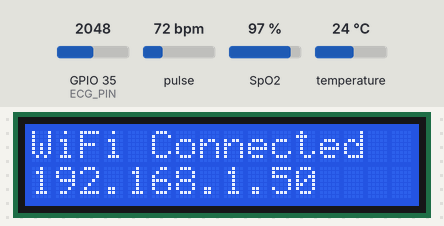
Recording of a sketch running on a simulated ESP32. Parts: 16×2 character LCD. The inputs (shaded band) are chosen by the test bench; at power-on: pulse 72 bpm, temperature 24 °C, SpO2 97 %, GPIO 35 (ECG_PIN) = 2048. WiFi joins after 1.5 s; servers stay silent unless stated; what the sketch prints to the serial monitor is not drawn.

Above: at 2.8 s.
2.9 s: pulse set to 42 bpm
At 4.2 s:
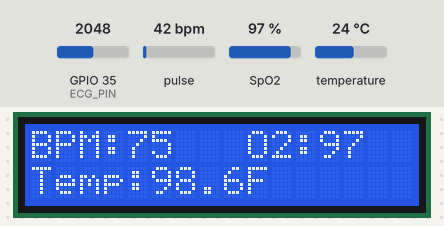
4.5 s: temperature set to 28 °C
At 6.6 s:
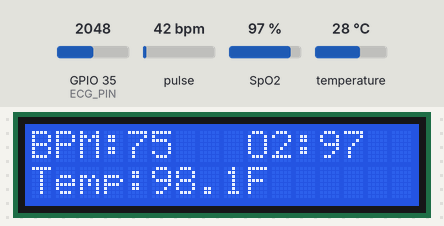
9.7 s: SpO2 set to 85 %
At 12.3 s:
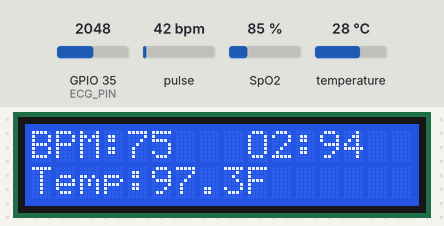
14.9 s: temperature set to 41 °C
At 19.0 s:
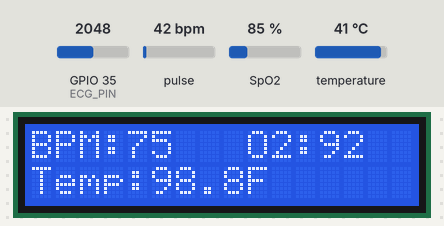
19.3 s: pulse set to 70 bpm
At 21.4 s:
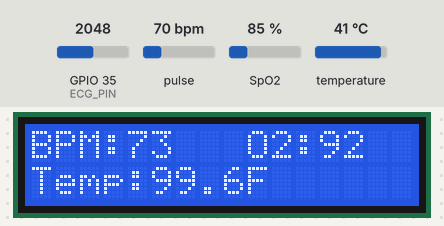
24.5 s: temperature set to 12 °C
At 27.1 s:
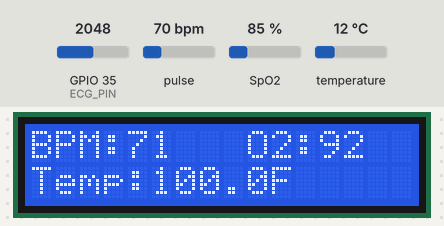
Timing chart, 0 to 28.6 s (numbered marks = the images above; inputs shaded):
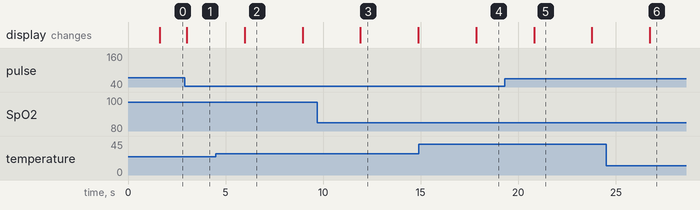

Measured:
- after the input at 2.9 s, the display: changes after 0.12 s (image 1)
- after the input at 4.5 s, the display: changes after 1.5 s (image 2)
- after the input at 14.9 s, the display: changes after 2.9 s (image 4)
- what the display in image 2 shows lasts 3.0 s, from 6.0 s to 9.0 s

The sketch:

BIO_TELEMETRY_FINAL.ino
```cpp
#include <Wire.h>
#include "MAX30105.h"
#include "spo2_algorithm.h"
#include <OneWire.h>
#include <DallasTemperature.h>
#include <LiquidCrystal_I2C.h>
#include <WiFi.h>
#include <WebServer.h>

LiquidCrystal_I2C lcd(0x27, 16, 2);

MAX30105 particleSensor;

#define BUFFER_SIZE 40
uint32_t irBuffer[BUFFER_SIZE];
uint32_t redBuffer[BUFFER_SIZE];

int32_t spo2;
int8_t validSPO2;
int32_t heartRate;
int8_t validHeartRate;

#define ONE_WIRE_BUS 4
OneWire oneWire(ONE_WIRE_BUS);
DallasTemperature sensors(&oneWire);

float avgBPM = 75;
float avgSpO2 = 98;
float avgTempF = 98.6;

#define ECG_PIN 35
const int ECG_BUFFER_SIZE = 300;

int ecgBuf[ECG_BUFFER_SIZE];
int ecgIdx = 0;

bool fingerDetected = false;

WebServer server(80);

const char* ssid = "ASA";
const char* password = "123456798";

int smoothECG(int raw) {
  static float filtered = 2048;

  filtered = (0.88 * filtered) + (0.12 * raw);

  int centered = filtered - 2048;

  centered *= 1.8;

  int amplified = 2048 + centered;

  amplified = constrain(amplified, 0, 4095);

  return amplified;
}

void handleRoot() {

  String html = R"rawliteral(
<!DOCTYPE html>
<html lang="en">
<head>
<meta charset="UTF-8">
<meta name="viewport" content="width=device-width, initial-scale=1.0">
<title>Live Health Monitor</title>

<style>
@import url('https://fonts.googleapis.com/css2?family=Orbitron:wght@400;700&display=swap');

body{
background:#090b1a;
font-family:'Orbitron',sans-serif;
color:#00ffee;
margin:0;
padding:20px;
text-align:center;
}

h1{
font-size:3rem;
color:#ff0088;
text-shadow:0 0 25px #ff0088;
margin-bottom:25px;
}

.container{
max-width:1150px;
margin:auto;
}

.cards{
display:flex;
justify-content:center;
gap:30px;
flex-wrap:wrap;
margin-bottom:25px;
}

.card{
background:rgba(255,255,255,0.06);
padding:25px;
border-radius:22px;
min-width:220px;
box-shadow:0 0 28px rgba(0,255,255,0.2);
}

.label{
font-size:1.3rem;
color:#ffcc00;
}

.value{
font-size:4.7rem;
font-weight:bold;
margin-top:10px;
text-shadow:0 0 22px currentColor;
}

.bpm{
color:#00ff66;
}

.spo2{
color:#00bbff;
}

.temp{
color:#ff8800;
}

.status{
margin:20px auto;
padding:15px 35px;
display:inline-block;
border-radius:50px;
font-size:1.7rem;
box-shadow:0 0 20px currentColor;
}

canvas{
background:#101427;
border-radius:20px;
border:2px solid #ff0088;
box-shadow:0 0 45px rgba(255,0,136,0.5);
margin-top:20px;
}

</style>
</head>

<body>

<div class="container">

<h1>LIVE HEALTH MONITOR</h1>

<div class="cards">

<div class="card">
<div class="label">HEART RATE</div>
<div id="bpm" class="value bpm">--</div>
<div>BPM</div>
</div>

<div class="card">
<div class="label">SpO₂</div>
<div id="spo2" class="value spo2">--</div>
<div>%</div>
</div>

<div class="card">
<div class="label">TEMPERATURE</div>
<div id="temp" class="value temp">--</div>
<div>°F</div>
</div>

</div>

<div id="fingerStatus" class="status"></div>

<canvas id="ecgCanvas" width="1050" height="340"></canvas>

</div>

<script>

let ecgData = new Array(300).fill(2048);

function drawECG(data){

const canvas = document.getElementById('ecgCanvas');
const ctx = canvas.getContext('2d');

ctx.clearRect(0,0,canvas.width,canvas.height);

ctx.strokeStyle='#1b1f38';
ctx.lineWidth=1;

for(let x=0;x<=canvas.width;x+=40){
ctx.beginPath();
ctx.moveTo(x,0);
ctx.lineTo(x,canvas.height);
ctx.stroke();
}

for(let y=0;y<=canvas.height;y+=35){
ctx.beginPath();
ctx.moveTo(0,y);
ctx.lineTo(canvas.width,y);
ctx.stroke();
}

ctx.strokeStyle='#00ffee';
ctx.lineWidth=4;
ctx.shadowBlur=30;
ctx.shadowColor='#00ffee';

ctx.beginPath();

for(let i=0;i<data.length;i++){

let x=(i/(data.length-1))*canvas.width;

let y=canvas.height-(data[i]/4095)*canvas.height*0.92;

if(i===0) ctx.moveTo(x,y);
else ctx.lineTo(x,y);

}

ctx.stroke();

}

function updateData(){

fetch('/data')
.then(response=>response.json())
.then(data=>{

document.getElementById('temp').textContent=data.temp;

if(data.finger==="Yes"){

document.getElementById('bpm').textContent=data.bpm;
document.getElementById('spo2').textContent=data.spo2;

const status=document.getElementById('fingerStatus');

status.innerHTML='FINGER DETECTED';
status.style.background='rgba(0,255,120,0.2)';
status.style.color='#00ff88';

}
else{

document.getElementById('bpm').textContent='---';
document.getElementById('spo2').textContent='---';

const status=document.getElementById('fingerStatus');

status.innerHTML='NO FINGER';
status.style.background='rgba(255,0,0,0.2)';
status.style.color='#ff6666';

}

ecgData=data.ecgData;

drawECG(ecgData);

});

}

setInterval(updateData,250);

window.onload=updateData;

</script>

</body>
</html>
)rawliteral";

  server.send(200, "text/html", html);
}

void handleData() {

  String json = "{";

  json += "\"bpm\":" + String((int)avgBPM) + ",";
  json += "\"spo2\":" + String((int)avgSpO2) + ",";
  json += "\"temp\":" + String(avgTempF, 1) + ",";
  json += "\"finger\":\"" + String(fingerDetected ? "Yes" : "No") + "\",";
  json += "\"ecgData\":[";

  for (int i = 0; i < ECG_BUFFER_SIZE; i++) {

    int idx = (ecgIdx + i) % ECG_BUFFER_SIZE;

    json += String(ecgBuf[idx]);

    if (i < ECG_BUFFER_SIZE - 1) json += ",";

  }

  json += "]}";

  server.send(200, "application/json", json);
}

void setup() {

  Serial.begin(115200);

  Wire.begin(21, 22);

  lcd.init();
  lcd.backlight();

  if (!particleSensor.begin(Wire, I2C_SPEED_STANDARD)) {

    lcd.print("MAX30102 Error");

    while (1);

  }

  particleSensor.setup();

  particleSensor.setPulseAmplitudeRed(0x2F);
  particleSensor.setPulseAmplitudeIR(0x2F);

  sensors.begin();

  lcd.clear();
  lcd.setCursor(0, 0);
  lcd.print("Connecting WiFi");

  WiFi.begin(ssid, password);

  while (WiFi.status() != WL_CONNECTED) {

    delay(500);

  }

  lcd.clear();
  lcd.setCursor(0, 0);
  lcd.print("WiFi Connected");

  lcd.setCursor(0, 1);
  lcd.print(WiFi.localIP());

  Serial.println();
  Serial.println("================================");
  Serial.print("IP Address: ");
  Serial.println(WiFi.localIP());
  Serial.println("================================");

  server.on("/", handleRoot);
  server.on("/data", handleData);

  server.begin();
}

void loop() {

  server.handleClient();

  sensors.requestTemperatures();

  float tempC = sensors.getTempCByIndex(0);

  float tempF = (tempC * 9.0 / 5.0) + 32.0;

  if (tempF < 80 || tempF > 120) tempF = avgTempF;

  tempF = constrain(tempF, 97.0, 100.4);

  avgTempF = (0.7 * avgTempF) + (0.3 * tempF);

  uint32_t irValue = particleSensor.getIR();

  if (irValue > 70000) {

    for (byte i = 0; i < BUFFER_SIZE; i++) {

      while (!particleSensor.available()) {
        particleSensor.check();
        server.handleClient();
      }

      redBuffer[i] = particleSensor.getRed();
      irBuffer[i] = particleSensor.getIR();

      particleSensor.nextSample();
    }

    maxim_heart_rate_and_oxygen_saturation(
      irBuffer,
      BUFFER_SIZE,
      redBuffer,
      &spo2,
      &validSPO2,
      &heartRate,
      &validHeartRate
    );

    if (validHeartRate && heartRate > 50 && heartRate < 150) {

      heartRate = constrain(heartRate, 60, 110);

      avgBPM = (0.75 * avgBPM) + (0.25 * heartRate);
    }

    if (validSPO2 && spo2 > 80 && spo2 <= 100) {

      spo2 = constrain(spo2, 92, 100);

      avgSpO2 = (0.75 * avgSpO2) + (0.25 * spo2);
    }
  }

  fingerDetected = (irValue > 70000);

  for (int s = 0; s < 80; s++) {

    int rawECG = analogRead(ECG_PIN);

    int processedECG = smoothECG(rawECG);

    ecgBuf[ecgIdx] = processedECG;

    ecgIdx = (ecgIdx + 1) % ECG_BUFFER_SIZE;

    delayMicroseconds(900);
  }

  Serial.print("BPM: ");
  Serial.print((int)avgBPM);

  Serial.print(" | SpO2: ");
  Serial.print((int)avgSpO2);

  Serial.print("% | Temp: ");
  Serial.print(avgTempF, 1);

  Serial.println("F");

  static bool lcdState = false;

  if (!lcdState) {

    lcd.clear();

    if (fingerDetected) {

      lcd.setCursor(0, 0);
      lcd.print("BPM:");
      lcd.print((int)avgBPM);

      lcd.setCursor(9, 0);
      lcd.print("O2:");
      lcd.print((int)avgSpO2);

    } else {

      lcd.setCursor(0, 0);
      lcd.print("No Finger");

    }

    lcd.setCursor(0, 1);
    lcd.print("Temp:");
    lcd.print(avgTempF, 1);
    lcd.print("F");

    lcdState = true;

  } else {

    lcdState = false;

  }

  delay(120);
}
```
